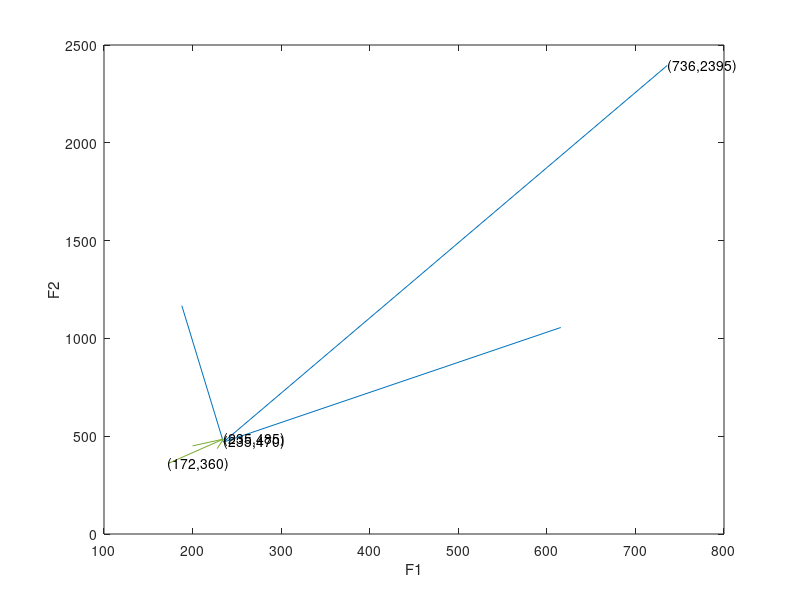

Source code (MATLAB):
Fx = [735.8, 234.8, 172.2, 234.8];
Fy = [2395, 469.7, 360.1, 485.3];

p1a = [735.8 2395];
p2a = [234.8 469.7];
p1u = [172.2 360.1];
p2u = [234.8 485.3];

drawArrow = @(x,y) quiver(x(1),y(1),x(2)-x(1),y(2)-y(1),0)
x1 = [735.8 234.8];
y1 = [2395 469.7];
drawArrow(x1,y1); 
hold on
x2 = [172.2 234.8];
y2 = [360.1 485.3];
drawArrow(x2,y2)
hold off

text(p1a(1),p1a(2),sprintf('(%.0f,%.0f)',p1a))
text(p2a(1),p2a(2),sprintf('(%.0f,%.0f)',p2a))
text(p1u(1),p1u(2),sprintf('(%.0f,%.0f)',p1u))
text(p2u(1),p2u(2),sprintf('(%.0f,%.0f)',p2u))

title('')
xlabel('F1')
ylabel('F2')
